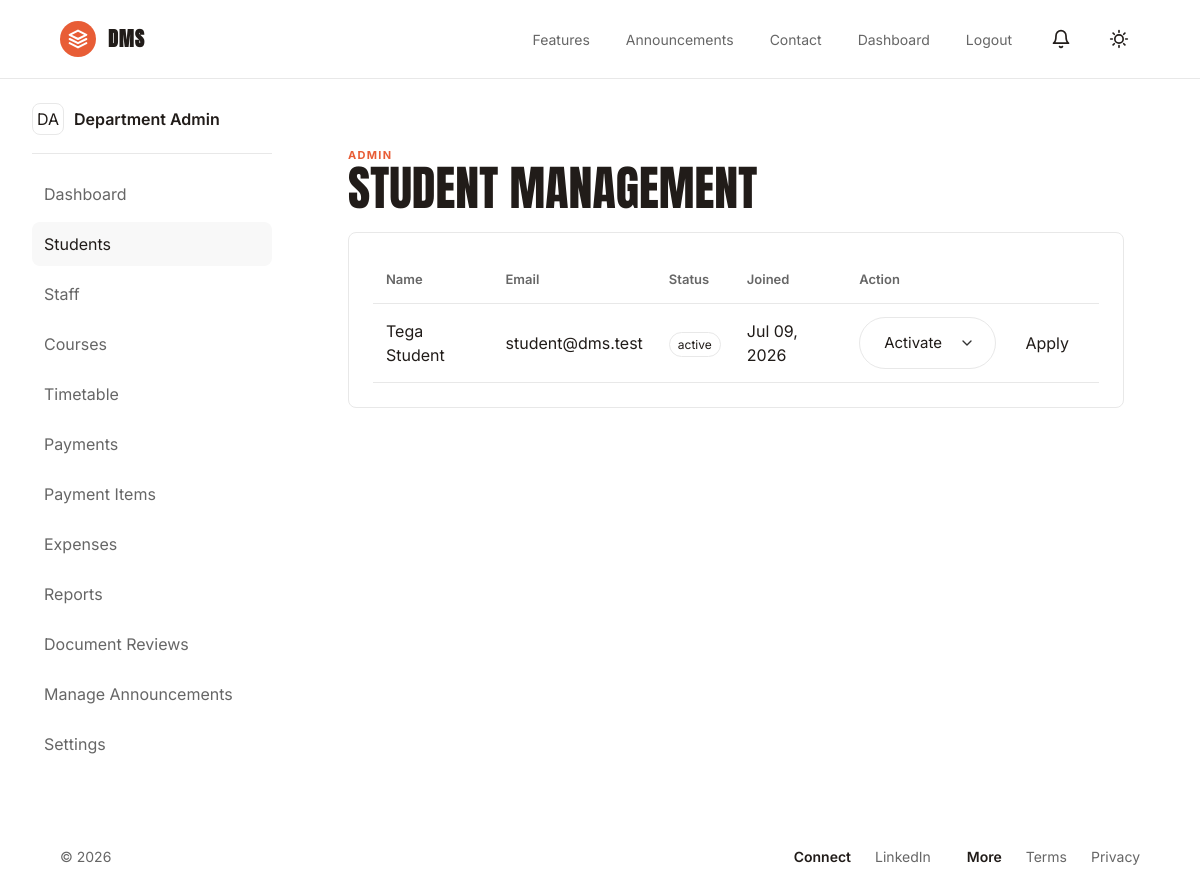
/admin/users.php?role=student (signed in), run on the app's committed database.
### tables this page shows
CREATE TABLE users (
    id INT AUTO_INCREMENT PRIMARY KEY,
    role_id INT NOT NULL,
    name VARCHAR(160) NOT NULL,
    email VARCHAR(160) NOT NULL UNIQUE,
    password VARCHAR(255) NOT NULL,
    status ENUM('pending','active','inactive','suspended') NOT NULL DEFAULT 'pending',
    email_verified_at TIMESTAMP NULL,
    last_login_at TIMESTAMP NULL,
    deleted_at TIMESTAMP NULL,
    created_at TIMESTAMP DEFAULT CURRENT_TIMESTAMP,
    updated_at TIMESTAMP DEFAULT CURRENT_TIMESTAMP ON UPDATE CURRENT_TIMESTAMP,
    INDEX idx_users_status (status),
    FOREIGN KEY (role_id) REFERENCES roles(id)
);

### helpers/functions.php (called while the page is built, shortened)
<?php
function e(?string $value): string
{
    return htmlspecialchars((string) $value, ENT_QUOTES, 'UTF-8');
}

### admin/users.php (the view, shortened to what this page needs)
<?php
require_once __DIR__ . '/../middleware/auth.php';
$role = in_array($_GET['role'] ?? 'student', ['student', 'staff'], true) ? $_GET['role'] : 'student';
$statement = $pdo->prepare(
    'SELECT users.*, roles.slug AS role FROM users INNER JOIN roles ON roles.id = users.role_id WHERE roles.slug = ? AND users.deleted_at IS NULL ORDER BY users.created_at DESC'
);
$statement->execute([$role]);
$users = $statement->fetchAll();
include __DIR__ . '/../components/header.php';
?>
<div class="app-layout">
<?php include __DIR__ . '/../components/sidebar.php'; ?>
<section class="workspace">
    <div class="workspace-heading"><div><p class="eyebrow">Admin</p><h1><?= e(ucfirst($role)) ?> management</h1></div></div>
    <section class="panel table-panel">
        <table>
            <thead><tr><th>Name</th><th>Email</th><th>Status</th><th>Joined</th><th>Action</th></tr></thead>
            <tbody>
            <?php foreach ($users as $row): ?>
                <tr>
                    <td><?= e($row['name']) ?></td>
                    <td><?= e($row['email']) ?></td>
                    <td><span class="status"><?= e($row['status']) ?></span></td>
                    <td><?= e(date('M d, Y', strtotime($row['created_at']))) ?></td>
                    <td>
                        <form class="inline-form" method="post">
                            <select name="action">
                                <option value="active">Activate</option>
                            </select>
                            <button class="button button-light" type="submit">Apply</button>
                        </form>
                    </td>
                </tr>
            <?php endforeach; ?>
            </tbody>
        </table>
    </section>
</section>
</div>
<?php include __DIR__ . '/../components/footer.php'; ?>

### assets/css/app.css (style rules this page uses)
:root { --bg: #ffffff; --panel: #ffffff; --text: #211c19; --muted: #666666; --soft: #f8f8f8; --line: #e8e8e8; --ink: #211c19; --accent: #E85D36; --warning: #a16207; --danger: #b91c1c; --radius: 8px; --pill-radius: 9999px; }
* { box-sizing: border-box; }
html { color-scheme: light; }
body { margin: 0; background: var(--bg); color: var(--text); font-family: 'Inter', -apple-system, BlinkMacSystemFont, "Segoe UI", Roboto, Arial, sans-serif; font-weight: 400; line-height: 1.5; letter-spacing: 0; }
h1, h2, h3, h4, h5, h6 { font-family: 'Anton', sans-serif; font-weight: 400; text-transform: uppercase; letter-spacing: 0.02em; }
strong, th { font-weight: 600; font-family: 'Inter', sans-serif; }
.brand, .nav, .hero-actions, .inline-form { display: flex; align-items: center; gap: 12px; }
.button, button, input, select, textarea { border-radius: var(--radius); border: 1px solid var(--line); font: inherit; }
.button, button { display: inline-flex; align-items: center; justify-content: center; min-height: 42px; padding: 9px 16px; cursor: pointer; font-weight: 400; }
.button-light, .button-ghost { background: transparent; color: var(--text); border-color: transparent; }
.home-hero h1, .page-heading h1, .workspace-heading h1 { margin: 0; font-size: clamp(44px, 6vw, 76px); line-height: 1.02; letter-spacing: 0; max-width: 820px; }
.eyebrow { margin: 0; color: var(--accent); text-transform: uppercase; font-size: 11px; font-weight: 700; letter-spacing: .12em; }
.panel, .auth-card, .feature-grid article, .contact-grid article { background: var(--panel); border: 1px solid var(--line); border-radius: var(--radius); }
.app-layout input, .app-layout select, .app-layout textarea, .auth-card input, .auth-card select, .auth-card textarea, dialog input, dialog select, dialog textarea { width: 100%; padding: 14px 24px; background-color: var(--bg); color: var(--text); font-weight: 400; font-size: 15px; border-radius: var(--pill-radius); border: 1px solid var(--line); }
select { appearance: none; -webkit-appearance: none; -moz-appearance: none; padding-right: 48px !important; background-repeat: no-repeat; background-position: right 20px center; background-size: 16px; }
.app-layout { display: grid; grid-template-columns: 240px minmax(0, 1fr); min-height: calc(100vh - 73px); gap: 32px; padding: 24px 32px; }
.workspace { padding: clamp(24px, 4vw, 44px); min-width: 0; }
.workspace-heading { display: flex; justify-content: space-between; align-items: center; margin-bottom: 20px; }
.workspace-heading h1 { font-size: clamp(30px, 4vw, 52px); }
.panel { padding: 24px; margin-bottom: 16px; min-width: 0; }
.table-panel { overflow-x: auto; }
table { width: 100%; border-collapse: collapse; min-width: 720px; }
th, td { padding: 13px; border-bottom: 1px solid var(--line); text-align: left; }
th { color: var(--muted); font-size: 13px; }
.status { border: 1px solid var(--line); border-radius: 999px; padding: 4px 8px; font-size: 12px; }

### data on the page
users: name "Tega Student", email "student@dms.test", status "active", created_at "Jul 09, 2026"

### other printed values
initials($profileName) "DA"
$profileName "Department Admin"
$label "Dashboard"
$label "Students"
$label "Staff"
$label "Courses"
$label "Timetable"
$label "Payments"
$label "Payment Items"
$label "Expenses"
$label "Reports"
$label "Document Reviews"
$label "Manage Announcements"
$label "Settings"
$role "STUDENT"
